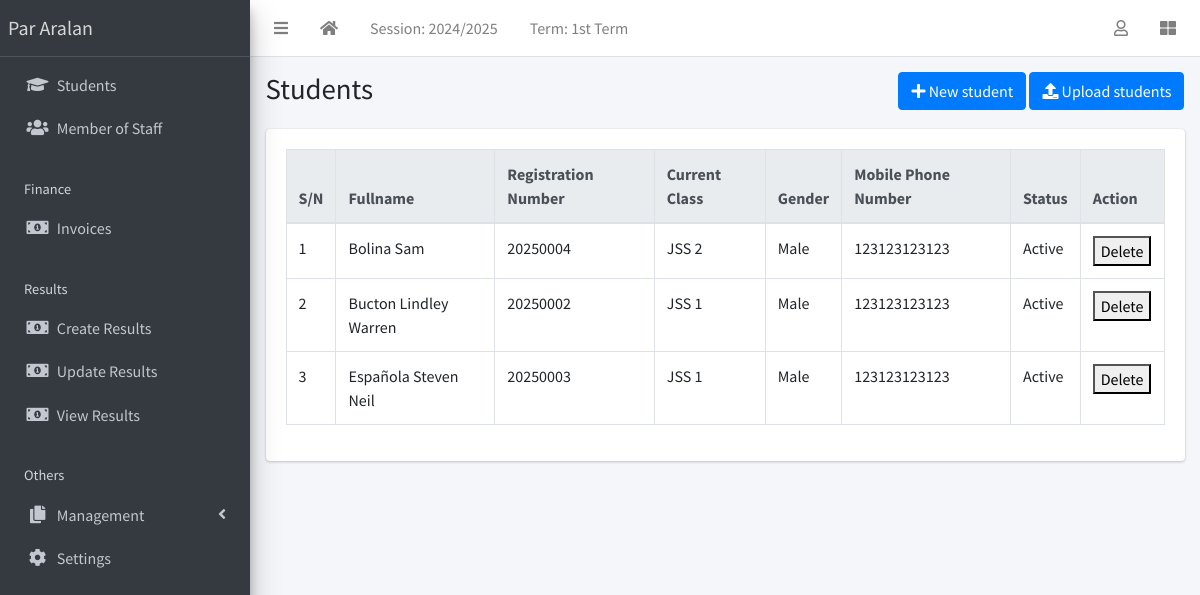
The app's page /student/list (signed in) with its own data.
### apps/corecode/models.py (models this page shows, shortened)
class AcademicSession(models.Model):
    name = models.CharField(max_length=200, unique=True)
    current = models.BooleanField(default=True)
    class Meta:
        ordering = ["-name"]

class AcademicTerm(models.Model):
    name = models.CharField(max_length=20, unique=True)
    current = models.BooleanField(default=True)
    class Meta:
        ordering = ["name"]

class SiteConfig(models.Model):
    key = models.SlugField()
    value = models.CharField(max_length=200)

class StudentClass(models.Model):
    name = models.CharField(max_length=200, unique=True)
    class Meta:
        verbose_name = "Class"
        verbose_name_plural = "Classes"
        ordering = ["name"]
    def __str__(self):
        return self.name

### apps/students/models.py (models this page shows, shortened)
class Student(models.Model):
    STATUS_CHOICES = [("active", "Active"), ("inactive", "Inactive")]
    GENDER_CHOICES = [("male", "Male"), ("female", "Female")]
    current_status = models.CharField(
        max_length=10, choices=STATUS_CHOICES, default="active"
    )
    registration_number = models.CharField(max_length=200, unique=True)
    surname = models.CharField(max_length=200)
    firstname = models.CharField(max_length=200)
    other_name = models.CharField(max_length=200, blank=True)
    gender = models.CharField(max_length=10, choices=GENDER_CHOICES, default="male")
    date_of_birth = models.DateField(default=timezone.now)
    current_class = models.ForeignKey(
        StudentClass, on_delete=models.SET_NULL, blank=True, null=True
    )
    date_of_admission = models.DateField(default=timezone.now)
    mobile_num_regex = RegexValidator(
        regex="^[0-9]{10,15}$", message="Entered mobile number isn't in a right format!"
    )
    parent_mobile_number = models.CharField(
        validators=[mobile_num_regex], max_length=13, blank=True
    )
    address = models.TextField(blank=True)
    others = models.TextField(blank=True)
    passport = models.ImageField(blank=True, upload_to="students/passports/")
    class Meta:
        ordering = ["surname", "firstname", "other_name"]

### apps/students/views.py (the view)
# urls.py: path("list", StudentListView.as_view(), name="student-list"),
class StudentListView(LoginRequiredMixin, ListView):
    model = Student
    template_name = "students/student_list.html"
    context_object_name = "students"

### apps/corecode/context_processors.py (called while the page is built)
def site_defaults(request):
    current_session = AcademicSession.objects.get(current=True)
    current_term = AcademicTerm.objects.get(current=True)
    vals = SiteConfig.objects.all()
    contexts = {
        "current_session": current_session.name,
        "current_term": current_term.name,
    }
    for val in vals:
        contexts[val.key] = val.value
    return contexts

### apps/students/templates/students/student_list.html (shortened to what this page needs)
{% extends 'base.html' %}
{% block title %}Students{% endblock title %}
{% block breadcrumb %}
<a class="btn btn-primary" href="{% url 'student-create' %}"><i
    class="fas fa-plus"></i> New student</a>
<a class="btn btn-primary" href="{% url 'student-upload' %}"><i
    class="fas fa-upload"></i> Upload students</a>
{% endblock breadcrumb %}
{% block content %}
  <div class="table-responsive">
    <table id="studenttable" class="table table-bordered table-hover" data-page-length='100'>
      <thead class="thead-light">
        <tr>
          <th>S/N</th>
          <th>Fullname</th>
          <th>Registration Number</th>
          <th>Current Class</th>
          <th>Gender</th>
          <th>Mobile Phone Number</th>
          <th>Status</th>
          <th>Action</th>
        </tr>
      </thead>
      <tbody>
        {% for student in students %}
          <tr class='clickable-row' data-href="{% url 'student-detail' student.id %}">
            <td>{{ forloop.counter}}</td>
            <td>{{ student.surname}} {{student.firstname }} {{student.other_name }}</td>
            <td>{{ student.registration_number}}</td>
            <td>{{ student.current_class}}</td>
            <td>{{ student.get_gender_display}}</td>
            <td>{{ student.parent_mobile_number}}</td>
            <td>{{ student.get_current_status_display}}</td>
            <td>
              <form action="{% url 'student-delete' student.pk %}" method="post" style="display:inline;">
                <button type="submit" onclick="return confirm('Are you sure?')">Delete</button>
              </form>
            </td>
          </tr>
        {% endfor %}
      </tbody>
    </table>
  </div>
{% endblock content %}

### templates/base.html (shortened to what this page needs)
{% load static %}
<!DOCTYPE html>
<html lang="en">
<head>
  <link rel="stylesheet" href="{% static 'plugins/fontawesome-free/css/all.min.css' %}">
  <link rel="stylesheet" href="{% static 'plugins/toastr/toastr.min.css' %}">
  <link rel="stylesheet"
    href="{% static 'plugins/overlayScrollbars/css/OverlayScrollbars.min.css' %}">
  <link rel="stylesheet" href="{% static 'plugins/Datatables/datatables.min.css' %}" />
  <link rel="stylesheet" href="{% static 'dist/css/adminlte.min.css' %}">
</head>
<body
  class="hold-transition sidebar-mini layout-fixed layout-navbar-fixed layout-footer-fixed">
  <div class="wrapper">
    <nav class="main-header navbar navbar-expand navbar-white navbar-light">
      <ul class="navbar-nav">
        <li class="nav-item">
          <a class="nav-link" data-widget="pushmenu" href="#" role="button"><i
              class="fas fa-bars"></i></a>
        </li>
        <li class="nav-item d-none d-sm-inline-block">
          <a href="{% url 'home' %} " class="nav-link"><i class="fa fa-home"></i></a>
        </li>
        <li class="nav-item d-none d-sm-inline-block">
          <a href="{% url 'current-session' %}" class="nav-link">Session: {{ current_session }}</a>
        </li>
        <li class="nav-item d-none d-sm-inline-block">
          <a href="{% url 'current-session' %}" class="nav-link">Term: {{ current_term }}</a>
        </li>
      </ul>
      <ul class="navbar-nav ml-auto">
        <li class="nav-item dropdown">
          <a class="nav-link" data-toggle="dropdown" href="#">
            <i class="far fa-user"></i>
          </a>
        </li>
        <li class="nav-item">
          <a class="nav-link" data-widget="control-sidebar" data-slide="true"
            href="#" role="button"><i class="fas fa-th-large"></i></a>
        </li>
      </ul>
    </nav>
    <aside class="main-sidebar sidebar-dark-primary elevation-4">
      <a href="{% url 'home' %}" class="brand-link">{{ school_name | default:"Par Aralan" }}</a>
      <div class="sidebar">
        <nav class="mt-2">
          <ul class="nav nav-pills nav-sidebar flex-column"
            data-widget="treeview" role="menu" data-accordion="false">
            <li class="nav-item">
              <a href="{% url 'student-list' %}" class="nav-link">
                <i class="nav-icon fas fa-graduation-cap"></i>
                <p>
                  Students
                </p>
              </a>
            </li>
            <li class="nav-item">
              <a href="{% url 'staff-list' %}" class="nav-link">
                <i class="nav-icon fas fa-users"></i>
                <p>
                  Member of Staff
                </p>
              </a>
            </li>
            <li class="nav-header">Finance</li>
            <li class="nav-item">
              <a href="{% url 'invoice-list' %}" class="nav-link">
                <i class="nav-icon fas fa-money-bill-alt"></i>
                <p>
                  Invoices
                </p>
              </a>
            </li>
            <li class="nav-header">Results</li>
            <li class="nav-item">
              <a href="{% url 'create-result' %}" class="nav-link">
                <i class="nav-icon fas fa-money-bill-alt"></i>
                <p>
                  Create Results
                </p>
              </a>
            </li>
            <li class="nav-item">
              <a href="{% url 'edit-results' %}" class="nav-link">
                <i class="nav-icon fas fa-money-bill-alt"></i>
                <p>
                  Update Results
                </p>
              </a>
            </li>
            <li class="nav-item">
              <a href="{% url 'view-results' %}" class="nav-link">
                <i class="nav-icon fas fa-money-bill-alt"></i>
                <p>
                  View Results
                </p>
              </a>
            </li>
            <li class="nav-header">Others</li>
            <li class="nav-item has-treeview">
              <a href="#" class="nav-link">
                <i class="nav-icon fas fa-copy"></i>
                <p>
                  Management
                  <i class="fas fa-angle-left right"></i>
                </p>
              </a>
            </li>
            <li class="nav-item">
              <a href="{% url 'configs' %}" class="nav-link">
                <i class="nav-icon fas fa-cog"></i>
                <p>
                  Settings
                </p>
              </a>
            </li>
          </ul>
        </nav>
      </div>
    </aside>
    <div class="content-wrapper">
      <section class="content-header">
        <div class="container-fluid">
          <div class="row mb-1">
            <div class="col-sm-8">
              <h1>{% block title %}{% endblock title %}</h1>
            </div>
            <div class="col-sm-4">
              <ol class="breadcrumb float-sm-right">
                <li class="breadcrumb-item">{% block breadcrumb %}{% endblock breadcrumb %}</li>
              </ol>
            </div>
          </div>
        </div>
      </section>
      <section class="content">
        <div class="container-fluid">
          <div class="row">
            <div class="col-md-12">
              {% block fullcard %}
              <div class="card">
                <div class="card-body">
                  <div class="row">
                    <div class="col">
                      {% block content %}
                      {% endblock content %}
                    </div>
                  </div>
                </div>
              </div>
              {% endblock fullcard %}
            </div>
          </div>
        </div>
      </section>
    </div>
  </div>
</body>
</html>

### records on screen
AcademicSession: name "2024/2025"
AcademicTerm: name "1st Term"
SiteConfig: value "Par Aralan"
Student: surname "Bolina", firstname "Sam", registration_number "20250004", current_class "JSS 2", gender "Male", parent_mobile_number "123123123123", current_status "Active"
Student: surname "Bucton", firstname "Lindley", other_name "Warren", registration_number "20250002", current_class "JSS 1", gender "Male", parent_mobile_number "123123123123", current_status "Active"
Student: surname "Española", firstname "Steven", other_name "Neil", registration_number "20250003", current_class "JSS 1", gender "Male", parent_mobile_number "123123123123", current_status "Active"
